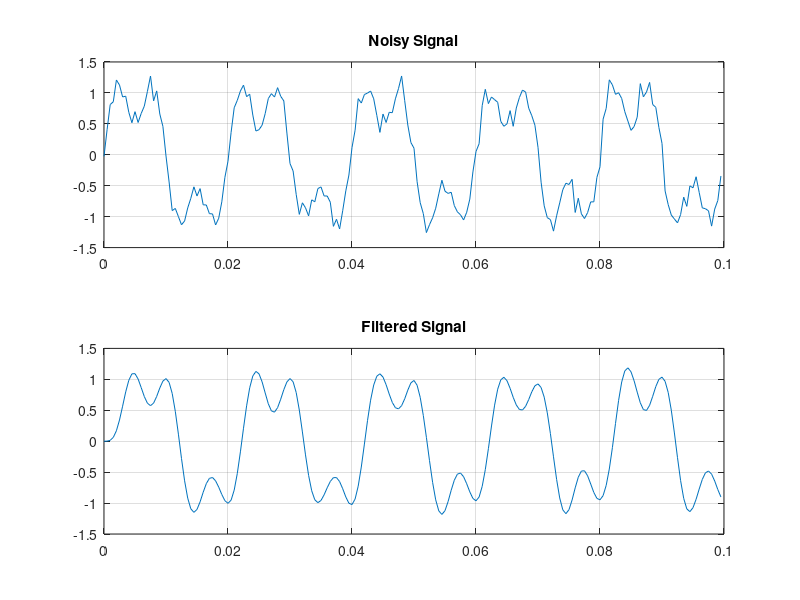

Source code (MATLAB):
clc;
clear;

% 1. Variables and Range Vectors
fs = 2000;
T = 1;
t = 0:1/fs:T;

% 2. Complex Signal Processing
x = sin(2*pi*50*t) + 0.5*sin(2*pi*150*t);
noise = 0.1*randn(size(t));
x_noisy = x + noise;

% 3. FFT Analysis
X = fft(x_noisy);

% 4. Matrix Arithmetic & Column-Major Indexing
A = [1 2; 3 4];
linear_val = A(2); % Must equal 3

% 5. Linear Algebra Operations
[U, S, V] = svd(A);

% 6. Digital Filtering
[b, a] = butter(4, 200/(fs/2));
filtered = filter(b, a, x_noisy);

% 7. Modulation Pipeline
m = sin(2*pi*10*t);
s_am = ammod(m, 100, fs);

% 8. Plotting Operations
figure;
subplot(2, 1, 1);
plot(t(1:200), x_noisy(1:200));
title('Noisy Signal');
grid on;

subplot(2, 1, 2);
plot(t(1:200), filtered(1:200));
title('Filtered Signal');
grid on;
